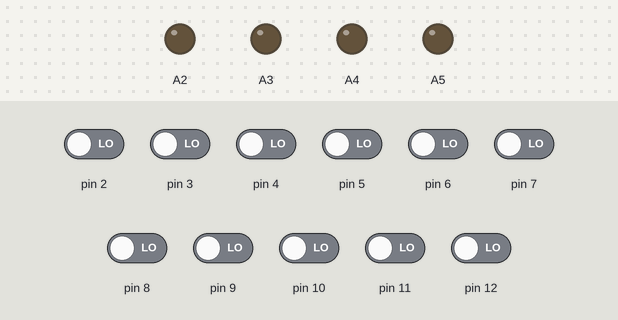
Bench run of a sketch on a simulated Arduino Nano, built with avr-gcc and run on an emulated ATmega328P. Parts: output pins drawn as LEDs (lit = HIGH). The test bench sets the inputs (shaded band); at power-on: pin 2–12 LOW.

Above: at 1.2 s.
1.3 s: pin 3 driven HIGH
At 2.2 s:
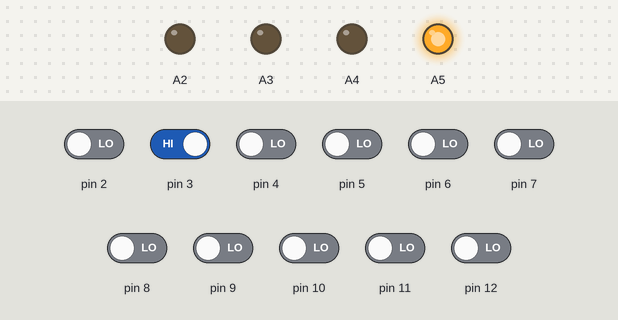
2.8 s: pin 4 driven HIGH
At 3.3 s:
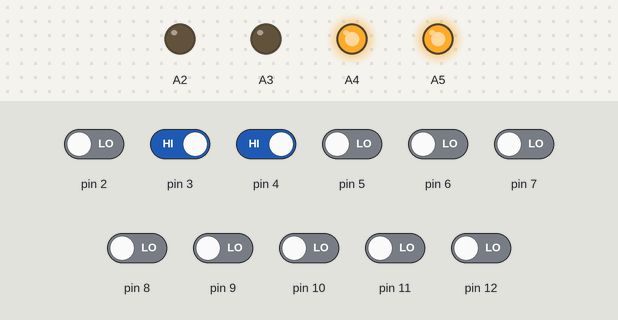
4.3 s: pin 5 driven HIGH
At 5.5 s:
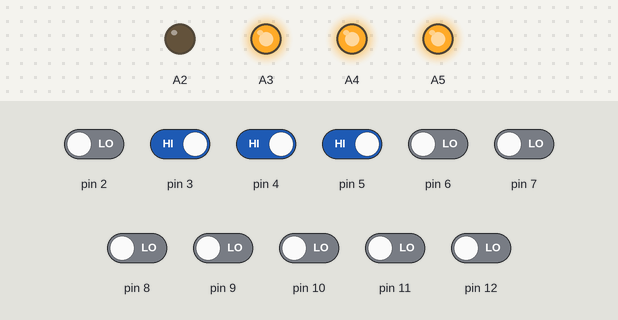
5.8 s: pin 6 driven HIGH
At 6.8 s:
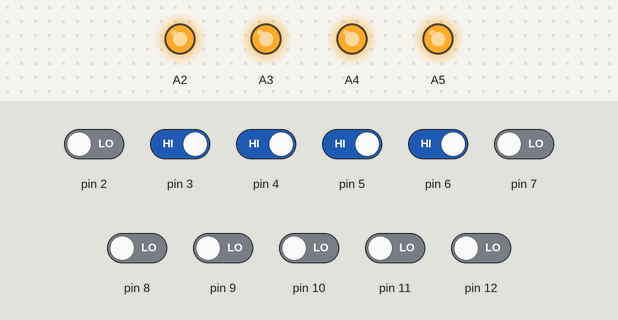
7.3 s: pin 9 driven HIGH
At 8.0 s:
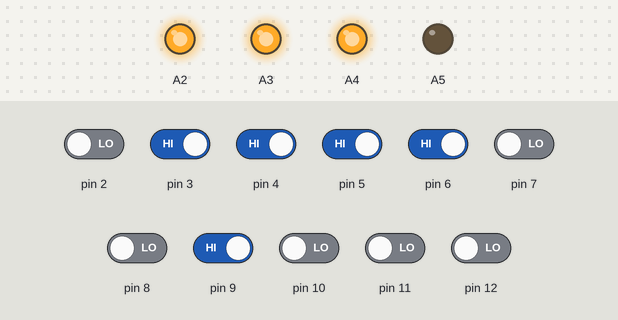
8.8 s: pin 10 driven HIGH
At 9.1 s:
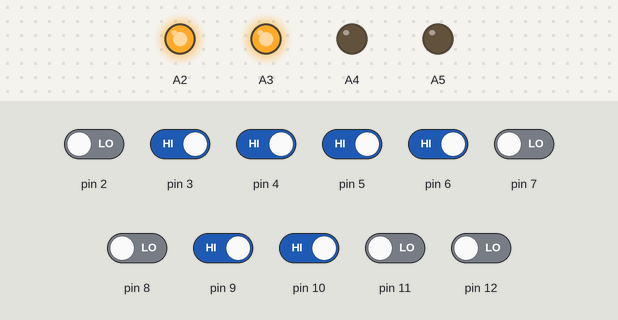
Timing chart, 0 to 11.3 s (numbered marks = the images above; inputs shaded):
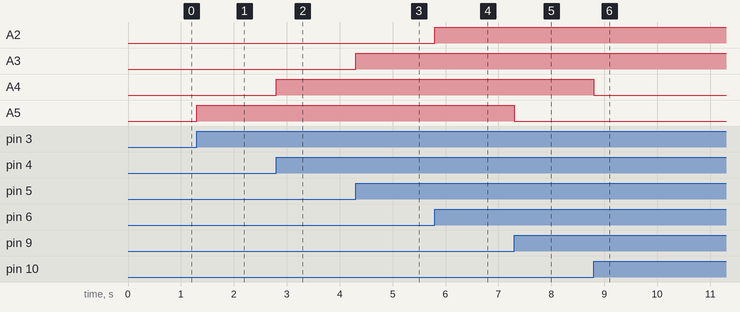

Measured:
- after the input at 1.3 s, A5: LOW → HIGH at once
- after the input at 2.8 s, A4: LOW → HIGH at once
- after the input at 4.3 s, A3: LOW → HIGH at once
- after the input at 5.8 s, A2: LOW → HIGH at once
- after the input at 7.3 s, A5: HIGH → LOW at once
- after the input at 8.8 s, A4: HIGH → LOW at once

The sketch:

sketch_decoder.ino
```cpp
// Проект по математике
// дешифратор (2 часть)

int l1, l2, l3, l4, l5, l6;
int k1, k2, k3, k4, k5, k6;
int p1, p2, p3, p4, p5, p6;

void setup() {
  // put your setup code here, to run once:

  Serial.begin(9600);

  pinMode(1,INPUT); // шифротекст
  pinMode(2,INPUT);
  pinMode(3,INPUT);
  pinMode(4,INPUT);
  pinMode(5,INPUT);
  pinMode(6,INPUT);

  pinMode(7,INPUT); // ключ
  pinMode(8,INPUT);
  pinMode(9,INPUT);
  pinMode(10,INPUT);
  pinMode(11,INPUT);
  pinMode(12,INPUT);

  pinMode(A2,OUTPUT); // расшифрованное сообщение
  pinMode(A3,OUTPUT);
  pinMode(A4,OUTPUT);
  pinMode(A5,OUTPUT);
  pinMode(A6,OUTPUT);
  pinMode(A7,OUTPUT);

}

void loop() {
  // put your main code here, to run repeatedly:

  // считывание закодированного сообщения
  l1 = digitalRead(6);
  l2 = digitalRead(5);
  l3 = digitalRead(4);
  l4 = digitalRead(3);
  l5 = digitalRead(2);
  l6 = digitalRead(1);

  // считывание ключа
  k1 = digitalRead(12);
  k2 = digitalRead(11);
  k3 = digitalRead(10);
  k4 = digitalRead(9);
  k5 = digitalRead(8);
  k6 = digitalRead(7);

  // расшифровка
  p1 = l1+k1;
  p2 = l2+k2;
  p3 = l3+k3;
  p4 = l4+k4;
  p5 = l5+k5;
  p6 = l6+k6;

  p1 = p1%2;
  p2 = p2%2;
  p3 = p3%2;
  p4 = p4%2;
  p5 = p5%2;
  p6 = p6%2;

  // запись расшифрованного письма: Записать(номер_выхода;значение)
  digitalWrite(A2,p1);
  digitalWrite(A3,p2);
  digitalWrite(A4,p3);
  digitalWrite(A5,p4);
  digitalWrite(A6,p5);
  digitalWrite(A7,p6);

}
```
